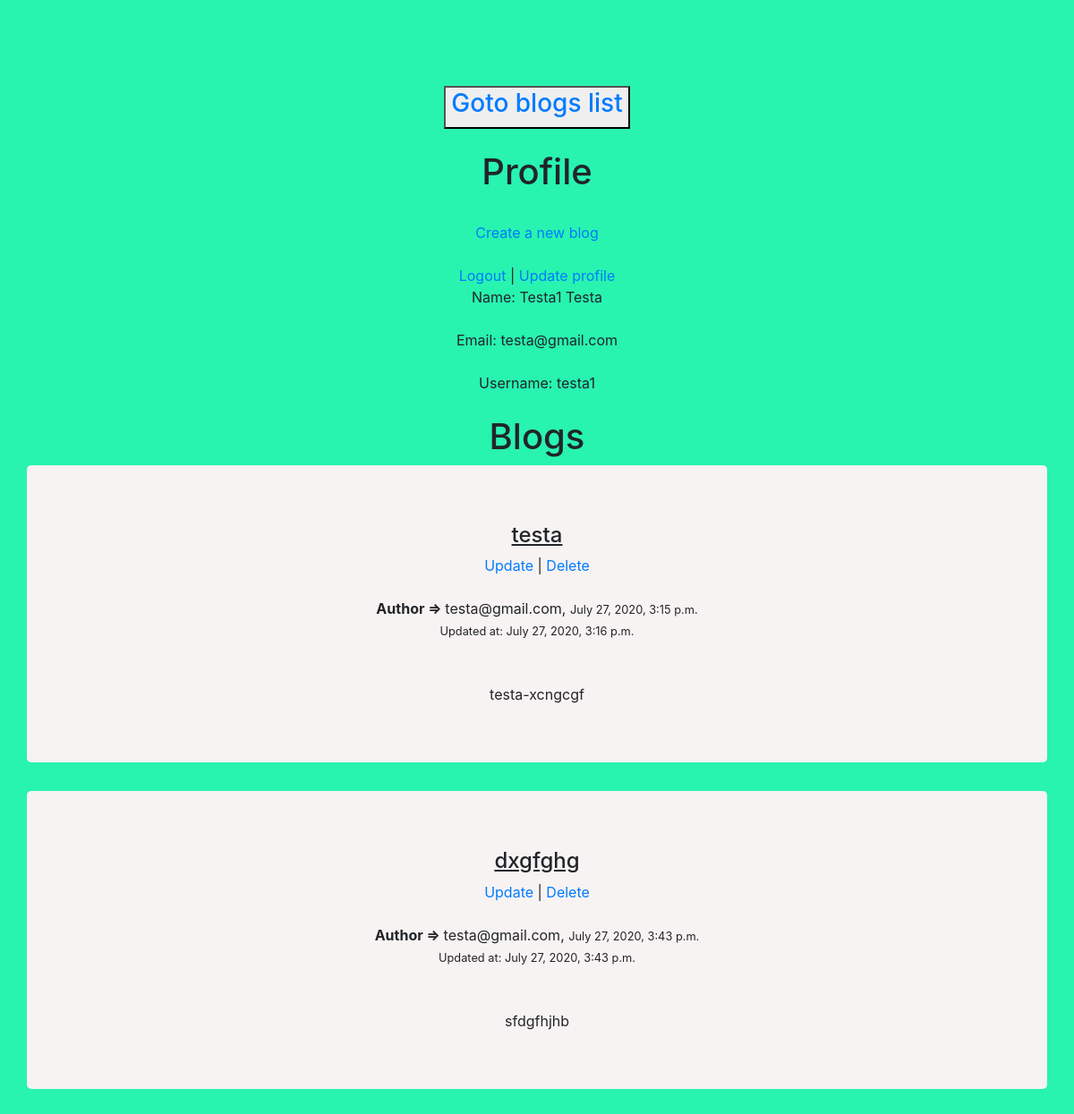
The app's page /user/profile/ (signed in) with its own data.
### user/models.py (models this page shows)
class User(AbstractUser):
    first_name = models.CharField(max_length=30)
    last_name = models.CharField(max_length=150)
    username = models.CharField(max_length=150)
    email = models.EmailField(unique=True)
    profile_pic = models.ImageField(null=True)
    password = models.CharField(max_length=100)
    USERNAME_FIELD = 'email'
    REQUIRED_FIELDS = ['username']
    def __str__(self):
        return self.email

### blogs/models.py (models this page shows, shortened)
class Blog(models.Model):
    title = models.CharField(max_length=200)
    content = models.TextField()
    author = models.ForeignKey(User, on_delete=models.CASCADE)
    created_at = models.DateTimeField(auto_now_add=True)
    updated_at = models.DateTimeField(auto_now=True)

### user/class_views.py (the view)
# urls.py: path('profile/', ProfileView.as_view(), name='profile'),
@method_decorator(login_required(login_url='/user/login/'), name = 'get')
class ProfileView(View):
    def get(self, request, *args, **kwargs):
        blogs = Blog.objects.filter(author_id = request.user.id)
        return render(request, 'user/profile.html', {'blogs':blogs})

### user/templates/user/profile.html (shortened to what this page needs)
<!DOCTYPE html>
<html lang="en">
<head>
    <link rel="stylesheet" href="https://maxcdn.bootstrapcdn.com/bootstrap/4.5.0/css/bootstrap.min.css">
</head>
<body>
    <button type="button"><a href="{% url 'blogs:list' %}" style="text-decoration: none;"><h3>Goto blogs list</h3></a></button>
    <br><br>
    <h1>Profile</h1>
    <br>
    <a href="{% url 'blogs:create' %}">Create a new blog</a><br><br>
<a href="/user/logout/">Logout</a> | <a href="/user/update/{{request.user.id}}/">Update profile</a>
<br>
    Name: {{request.user.get_full_name}}
    <br><br>
    Email: {{request.user.email}}
    <br><br>
    Username: {{request.user.username}}
    <br><br>
    <h1>Blogs</h1>
    {% for blog in blogs %}
        <div class="container jumbotron">
            <b><u><h4>{{ blog.title }}</h4></u></b>
            <a href="{% url 'blogs:update' blog.id %}">Update</a> |
            <a href="{% url 'blogs:delete' blog.id %}">Delete</a>
            <br><br><b>Author => </b>{{ blog.author }}, <small>{{ blog.created_at }}</small>
            <br>
            {% if blog.created_at != blog.updated_at %}
                    <small>Updated at: {{ blog.updated_at }}</small>
                    <br>
                {% endif %}
            <br><br>
            {{ blog.content }}
        </div>
    {% endfor %}
</body>
</html>

### user/templates/user/profile.html (style rules this page uses)
.jumbotron { background-color: rgb(248, 243, 243); }
body { display: block; margin-right: auto; margin-left: auto; margin-top: 8%; text-align: center; background-color: rgb(40, 243, 175); }

### records on screen
User: user.get_full_name "Testa1 Testa", user.email "testa@gmail.com", user.username "testa1"
Blog: title "testa", author "testa@gmail.com", created_at "July 27, 2020, 3:15 p.m.", updated_at "July 27, 2020, 3:16 p.m.", content "testa-xcngcgf"
Blog: title "dxgfghg", author "testa@gmail.com", created_at "July 27, 2020, 3:43 p.m.", updated_at "July 27, 2020, 3:43 p.m.", content "sfdgfhjhb"
